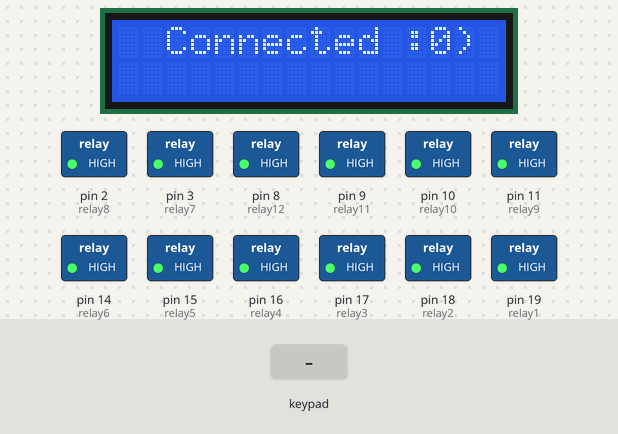
The sketch below on a simulated Arduino Uno, built with avr-gcc and run on an emulated ATmega328P. Parts: 16×2 character LCD, switched loads named in the sketch (green lamp = pin HIGH). The test bench sets the inputs (shaded band). What the sketch prints to the serial monitor is not drawn.

Above: at 1.3 s.
1.4 s: key 'U' pressed
At 1.67 s:
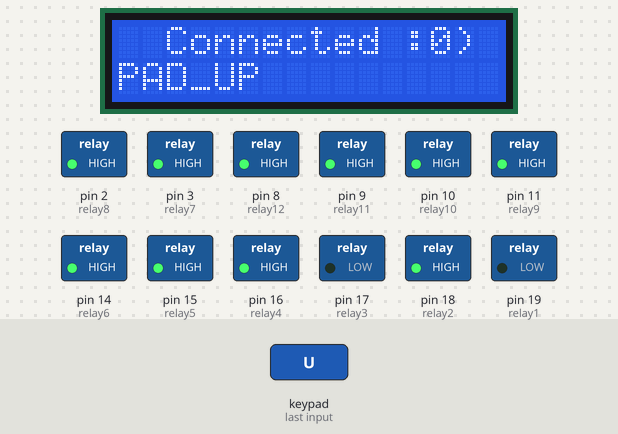
3.3 s: key 'D' pressed
At 3.54 s:
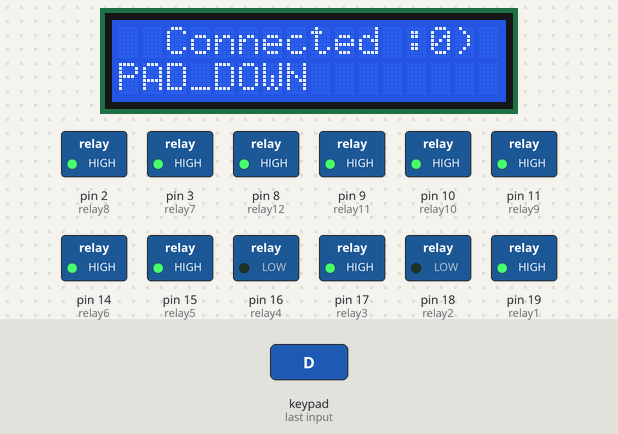
5.2 s: key 'L' pressed
At 5.46 s:
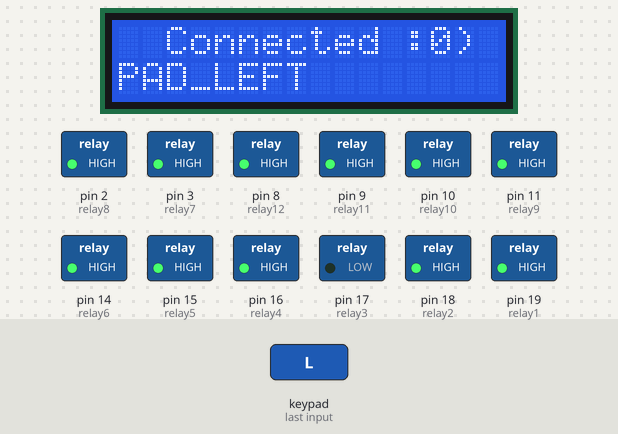
7.1 s: key 'R' pressed
At 7.36 s:
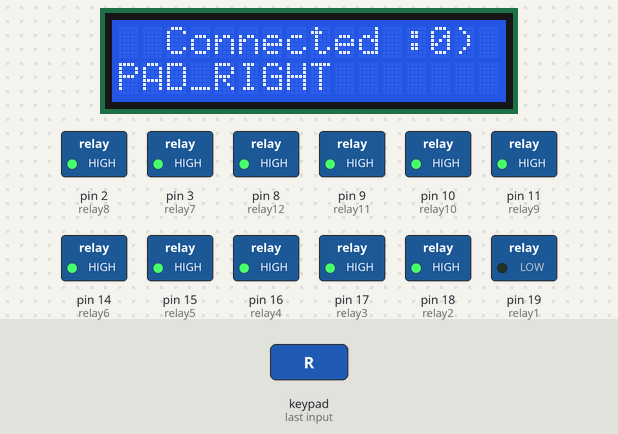
9.0 s: key 'X' pressed
At 9.27 s:
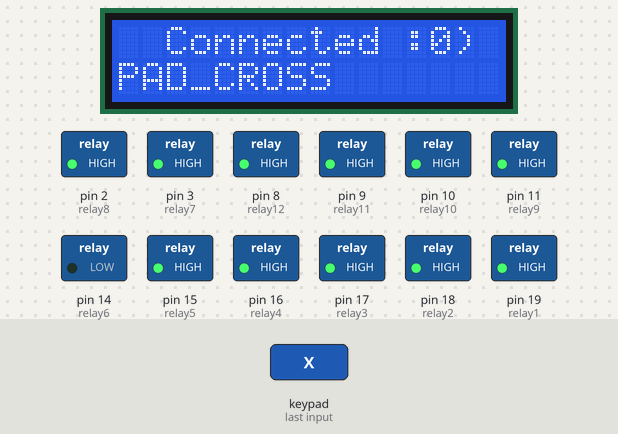
10.9 s: key 'O' pressed
At 11.17 s:
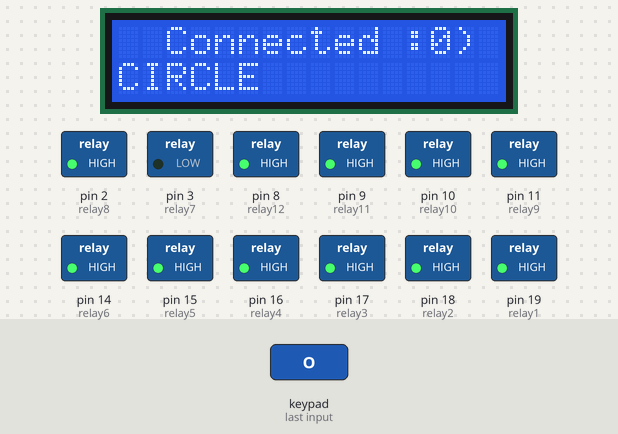
Timing chart, 0 to 13.8 s (numbered marks = the images above; inputs shaded):
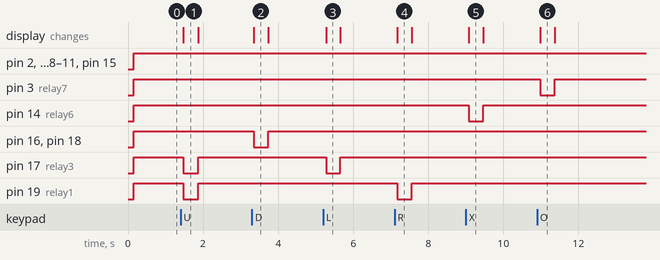

Measured:
- after the input at 1.4 s, pin 17 (relay3), pin 19 (relay1): HIGH → LOW after 0.08 s, → HIGH 0.39 s later; the display: changes after 0.08 s (image 1)
- after the input at 3.3 s, pin 16 (relay4), pin 18 (relay2): HIGH → LOW after 0.05 s, → HIGH 0.38 s later; the display: changes after 0.05 s (image 2)
- after the input at 5.2 s, pin 17 (relay3): HIGH → LOW after 0.08 s, → HIGH 0.38 s later; the display: changes after 0.08 s (image 3)
- after the input at 7.1 s, pin 19 (relay1): HIGH → LOW after 0.07 s, → HIGH 0.39 s later; the display: changes after 0.07 s (image 4)
- after the input at 9.0 s, pin 14 (relay6): HIGH → LOW after 0.08 s, → HIGH 0.39 s later; the display: changes after 0.08 s (image 5)
- after the input at 10.9 s, pin 3 (relay7): HIGH → LOW after 0.08 s, → HIGH 0.39 s later; the display: changes after 0.08 s (image 6)

The sketch:

CODE-047.ino
```cpp
#include <PS2X_lib.h>
//https://www.youtube.com/channel/UCpzhReI3a9MZaFaS-nw4wDw?view_as=subscriber
/////////////////////////////////
#define PS2_DAT 7 // data     //
#define PS2_CMD 6 //command   //
#define PS2_SEL 4 // attention//
#define PS2_CLK 5 //clock     //
/////////////////////////////////
int relay1 = 19;
int relay2 = 18;
int relay3 = 17;
int relay4 = 16;
int relay5 = 15;
int relay6 = 14;
int relay7 = 3;
int relay8 = 2;
int relay9 = 11;
int relay10 = 10;
int relay11 = 9;
int relay12 = 8;
//#define pressures   true
#define pressures false
//#define rumble      true
#define rumble false
int dem_L3;
#include <VirtualWire.h> // khai báo thư viện VirtualWire
byte msg[VW_MAX_MESSAGE_LEN];// biến lưu dữ liệu nhận được
byte msgLen = VW_MAX_MESSAGE_LEN;
#include <Wire.h>
#include <LiquidCrystal_I2C.h>
//I2C pins declaration
LiquidCrystal_I2C lcd(0x27, 16, 2);// uno Sda scl: a4, a5// mega2560: 21, 22
PS2X ps2x; // tạo PS2 điều khiển lớp
int error = 0;
byte type = 0;
byte vibrate = 0;
//Biến cho analog
int tempLY;
int tempLX;
int tempRY;
int tempRX;

void setup()
{
  Serial.begin(57600);
  lcd.begin();//Initializing display
  lcd.backlight();//To Power ON the back light
  pinMode(relay1 , OUTPUT);
  pinMode(relay2 , OUTPUT);
  pinMode(relay3 , OUTPUT);
  pinMode(relay4 , OUTPUT);
  pinMode(relay5 , OUTPUT);
  pinMode(relay6 , OUTPUT);
  pinMode(relay7 , OUTPUT);
  pinMode(relay8 , OUTPUT);
  pinMode(relay9 , OUTPUT);
  pinMode(relay10 , OUTPUT);
  pinMode(relay11 , OUTPUT);
  pinMode(relay12 , OUTPUT);
  //lcd.backlight();// To Power OFF the back light
  //delay(300);
  error = ps2x.config_gamepad(PS2_CLK, PS2_CMD, PS2_SEL, PS2_DAT, pressures, rumble);
  if (error == 0) {
    Serial.print("Đã tìm thấy bộ điều khiển ");
    Serial.print("pressures = ");
    if (pressures)
      Serial.println("true ");
    else
      Serial.println("false");
    Serial.print("rumble = ");
    if (rumble)
      Serial.println("true)");
    else
      Serial.println("false");
    Serial.println("Hãy thử tất cả các nút;");
    Serial.println("giữ L1 hoặc R1 sẽ in ra các giá trị analog.");
  }
  else if (error == 1)
    Serial.println("Không kết nối đc, thử lại...");

  else if (error == 2)
    Serial.println("Bộ điều khiển tìm thấy nhưng không chấp nhận lệnh");

  else if (error == 3)
    Serial.println("Bộ điều khiển từ chối để vào chế độ Pressures ");

  //  Serial.print(ps2x.Analog(1), HEX);
  type = ps2x.readType();
  switch (type) {
    case 0:
      Serial.print("Tay điều khiển không phù hợp ");
      lcd.clear();//Clean the screen
      lcd.setCursor(0, 0);
      lcd.print("--Disconnected--");
      lcd.setCursor(0, 1);
      lcd.print("Please try again");
      break;
    case 1:
      Serial.print("Đã tìm thấy DualShock ");
      lcd.clear();//Clean the screen
      lcd.setCursor(0, 0);
      lcd.print("  Connected :0)");
      lcd.setCursor(0, 1);
      lcd.print(" Try your best!");
      break;
    case 2:
      Serial.print("Đã tìm thấy GuitarHero ");
      break;
    case 3:
      Serial.print("Không dây của Sony DualShock điều khiển tìm thấy ");
      break;
  }
}

void loop()
{
  //Cho về 0 xét lại
  if (error == 1)
    return;

  if (type == 2) {
    ps2x.read_gamepad();
  }
  else {


set:
    ps2x.read_gamepad();
    lcd.setCursor(0, 0);
    lcd.print("  Connected :0)");
    lcd.setCursor(0, 1);
    lcd.print("                ");
    digitalWrite(relay1 , HIGH);
    digitalWrite(relay2 , HIGH);
    digitalWrite(relay3 , HIGH);
    digitalWrite(relay4 , HIGH);
    digitalWrite(relay5 , HIGH);
    digitalWrite(relay6 , HIGH);
    digitalWrite(relay7 , HIGH);
    digitalWrite(relay8 , HIGH);
    digitalWrite(relay9 , HIGH);
    digitalWrite(relay10 , HIGH);
    digitalWrite(relay11 , HIGH);
    digitalWrite(relay12 , HIGH);
    /////////////////////////////////////////////////////////////////////
    while (ps2x.Button(PSB_CROSS) == HIGH)
    {
      Serial.println("PAD_CROSS");
      lcd.setCursor(0, 0);
      lcd.print("  Connected :0)");
      lcd.setCursor(0, 1);
      lcd.print("PAD_CROSS");
      digitalWrite(relay6 , LOW);
      ps2x.read_gamepad();
      if (ps2x.Button(PSB_CROSS) == LOW)
      {
        break;
        goto set;
      }
    }
    ////////////////////////////////////////////////////////////////////

    while (ps2x.Button(PSB_TRIANGLE) == HIGH)
    {
      Serial.println("TRIANGLE");
      //lcd.clear();//Clean the screen
      lcd.setCursor(0, 0);
      lcd.print("  Connected :0)");
      lcd.setCursor(0, 1);
      lcd.print("TRIANGLE");
      digitalWrite(relay5 , LOW);
      ps2x.read_gamepad();
      if (ps2x.Button(PSB_TRIANGLE) != HIGH)
      {
        break;
        goto set;
      }
    }
    ///////////////////////////////////////////////////////////////////
    while (ps2x.Button(PSB_PAD_UP) == HIGH)
    {
      Serial.println("PAD_UP");
      lcd.setCursor(0, 0);
      lcd.print("  Connected :0)");
      lcd.setCursor(0, 1);
      lcd.print("PAD_UP");
      digitalWrite(relay1 , LOW);
      digitalWrite(relay3 , LOW);
      ps2x.read_gamepad();
      if (ps2x.Button(PSB_PAD_UP) == LOW)
      {
        break;
        goto set;
      }
    }
    /////////////////////////////////////////////////////////////
    while (ps2x.Button(PSB_PAD_DOWN) == HIGH)
    {
      Serial.println("PAD_DOWN");
      lcd.setCursor(0, 0);
      lcd.print("  Connected :0)");
      lcd.setCursor(0, 1);
      lcd.print("PAD_DOWN");
      digitalWrite(relay2 , LOW);
      digitalWrite(relay4 , LOW);
      ps2x.read_gamepad();
      if (ps2x.Button(PSB_PAD_DOWN) == LOW)
      {
        break;
        goto set;
      }
    }
    ///////////////////////////////////////////////////////////////////
    while (ps2x.Button(PSB_SQUARE) == HIGH )
    {
      Serial.println("SQUARE");
      //lcd.clear();//Clean the screen
      lcd.setCursor(0, 0);
      lcd.print("  Connected :0)");
      lcd.setCursor(0, 1);
      lcd.print("SQUARE");
      digitalWrite(relay8 , LOW);
      ps2x.read_gamepad();
      if (ps2x.Button(PSB_SQUARE) != HIGH)
      {
        break;
        goto set;
      }
    }
    ////////////////////////////////////////////////////////////////
    while (ps2x.Button(PSB_CIRCLE) == HIGH )
    {
      Serial.println("CIRCLE");
      //lcd.clear();//Clean the screen
      lcd.setCursor(0, 0);
      lcd.print("  Connected :0)");
      lcd.setCursor(0, 1);
      lcd.print("CIRCLE");
      digitalWrite(relay7 , LOW);
      ps2x.read_gamepad();
      if (ps2x.Button(PSB_CIRCLE) != HIGH)
      {
        goto set;
      }
    }
    /////////////////////////////////////////////////////////////////
    while (ps2x.Button(PSB_PAD_LEFT) == HIGH)
    {
      Serial.println("PAD_LEFT");
      lcd.setCursor(0, 0);
      lcd.print("  Connected :0)");
      lcd.setCursor(0, 1);
      lcd.print("PAD_LEFT");
      digitalWrite(relay3 , LOW);
      ps2x.read_gamepad();
      if (ps2x.Button(PSB_PAD_LEFT) == LOW)
      {
        break;
        goto set;
      }
    }
    /////////////////////////////////////////////////////////////
    while (ps2x.Button(PSB_PAD_RIGHT) == HIGH)
    {
      Serial.println("PAD_RIGHT");
      lcd.setCursor(0, 0);
      lcd.print("  Connected :0)");
      lcd.setCursor(0, 1);
      lcd.print("PAD_RIGHT");
      digitalWrite(relay1 , LOW);
      ps2x.read_gamepad();
      if (ps2x.Button(PSB_PAD_RIGHT) == LOW)
      {
        break;
        goto set;
      }
    }
    ///////////////////////////////////////////////////////////////////////
    while (ps2x.Button(PSB_R1) == HIGH)
    {
      Serial.println("PSB_R1");
      lcd.setCursor(0, 0);
      lcd.print("  Connected :0)");
      lcd.setCursor(0, 1);
      lcd.print("PAD_R1");
      digitalWrite(relay9 , LOW);
      ps2x.read_gamepad();
      if (ps2x.Button(PSB_R1) == LOW)
      {
        break;
        goto set;
      }
    }
    /////////////////////////////////////////////////////////////////////////////
    while (ps2x.Button(PSB_R2) == HIGH)
    {
      Serial.println("PSB_R2");
      lcd.setCursor(0, 0);
      lcd.print("  Connected :0)");
      lcd.setCursor(0, 1);
      lcd.print("PAD_R2");
      digitalWrite(relay10 , LOW);
      ps2x.read_gamepad();
      if (ps2x.Button(PSB_R2) == LOW)
      {
        break;
        goto set;
      }
    }

    ///////////////////////////////////////////////////////////////////////
    while (ps2x.Button(PSB_L1) == HIGH)
    {
      Serial.println("PSB_L1");
      lcd.setCursor(0, 0);
      lcd.print("  Connected :0)");
      lcd.setCursor(0, 1);
      lcd.print("PAD_L1        ");
      digitalWrite(relay11 , LOW);
      ps2x.read_gamepad();
      if (ps2x.Button(PSB_L1) != HIGH)
      {
        break;
        goto set;
      }
    }
    ////////////////////////////////////////////////////////////////
    while (ps2x.Button(PSB_L2) == HIGH)
    {
      Serial.println("PSB_L2");
      lcd.setCursor(0, 0);
      lcd.print("  Connected :0)");
      lcd.setCursor(0, 1);
      lcd.print("PAD_L2");
      digitalWrite(relay12 , LOW);
      ps2x.read_gamepad();
      if (ps2x.Button(PSB_L2) == LOW)
      {
        break;
        goto set;
      }
    }
  }
}
```
